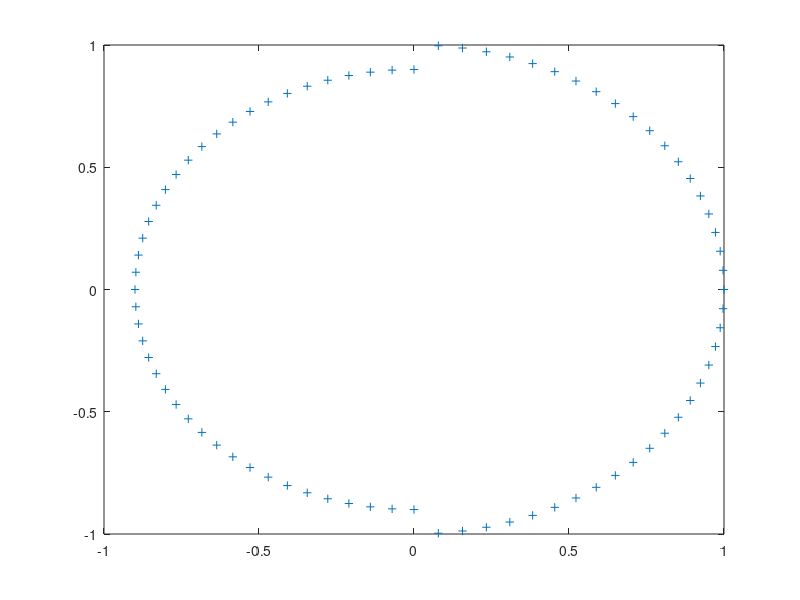

This chart was generated by the following MATLAB code:
function [p,z] = jt11b
%
%  test polynomial suggested by Jenkins and Traub
%
    m = 20;
    y = exp(i*pi*[(1-m):(m-1)]/(2*m));
    z = 0.9*exp(i*pi*[m:3*m]/(2*m));
    u = [y,z];
    p = poly(u);
    z = [[y';z'],ones(4*m,1)];
    fprintf('\n');
    fprintf(' Roots are all simple and sensitive, see plot ');
    plot(real(z(:,1)),imag(z(:,1)),'+');
   